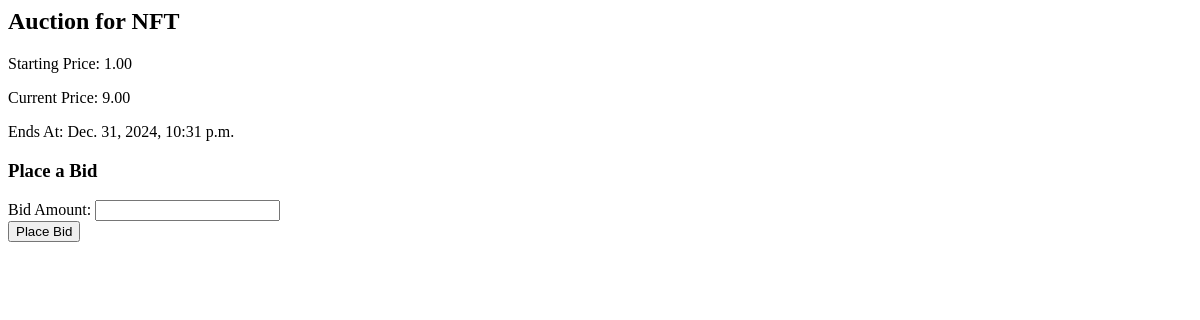
Page /detail/8/ (signed in) on the earlier database version.
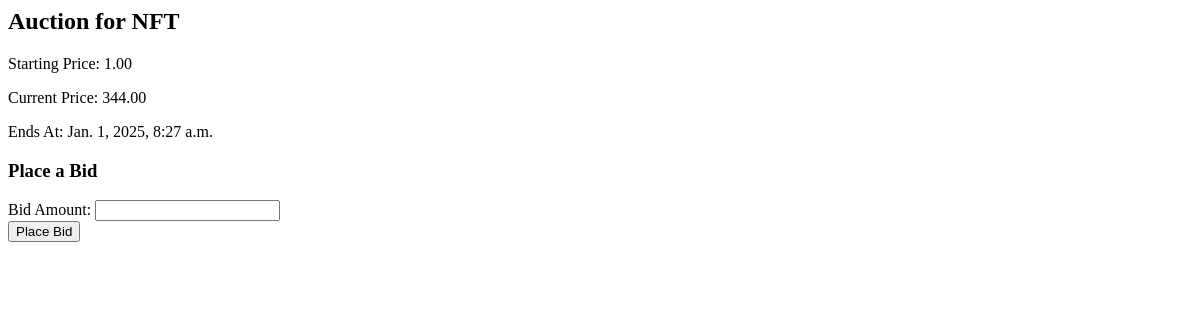
Same page on the later database version.
### base/models.py (models this page shows, shortened)
class Auction(models.Model):
    nft_image = models.FileField(upload_to='nft_images/', blank=True, null=True)
    nft_title = models.CharField(max_length=255, help_text="Title of the NFT",null=True)
    description = models.TextField(help_text="Detailed description of the NFT",null=True)
    creator_name = models.CharField(max_length=255,null=True, help_text="Name of the original creator/artist")
    nft_collection = models.CharField(max_length=255, null=True, blank=True, help_text="Collection the NFT belongs to")
    token_id = models.CharField(max_length=100, unique=True, help_text="Unique identifier of the NFT",null=True)
    seller_wallet =models.CharField(max_length=255, help_text="Wallet Address",null=True)
    start_time = models.DateTimeField(default=timezone.now)
    end_time = models.DateTimeField()
    starting_price = models.DecimalField(max_digits=10, decimal_places=2)
    current_price = models.DecimalField(max_digits=10, decimal_places=2, default=0)
    owner = models.ForeignKey(User, null=True, blank=True, on_delete=models.SET_NULL, related_name='winning_bid')
    is_active = models.BooleanField(default=True)
    is_sold = models.BooleanField(default=False)  # Indicates if the NFT is sold
    is_listed = models.BooleanField(default=False)
    admin_list =models.BooleanField(default=False)  # Indica

### base/views.py (the view, shortened to what this page needs)
# urls.py: path('detail/<int:auction_id>/', views.auction_detail, name='auction_detail'),
@login_required(login_url="login")
def auction_detail(request, auction_id):
    auction = get_object_or_404(Auction, id=auction_id)
    if auction.end_time < timezone.now():
        auction.is_active = False
        auction.save()
    return render(request, 'auction_detail.html', {'auction': auction})

### base/templates/auction_detail.html (shortened to what this page needs)
  <h2>Auction for NFT {{ auction.nft.token_id }}</h2>
  <p>Starting Price: {{ auction.starting_price }}</p>
  <p>Current Price: {{ auction.current_price }}</p>
  <p>Ends At: {{ auction.end_time }}</p>
  <h3>Place a Bid</h3>
  <form method="post">
    <label for="bid_amount">Bid Amount:</label>
    <input type="number" step="0.01" name="bid_amount" id="bid_amount" required><br>
    <button type="submit">Place Bid</button>
  </form>

Differences in the rows shown:
changed Auction: current_price "9.00" → "344.00"; end_time "Dec. 31, 2024, 10:31 p.m." → "Jan. 1, 2025, 8:27 a.m."
